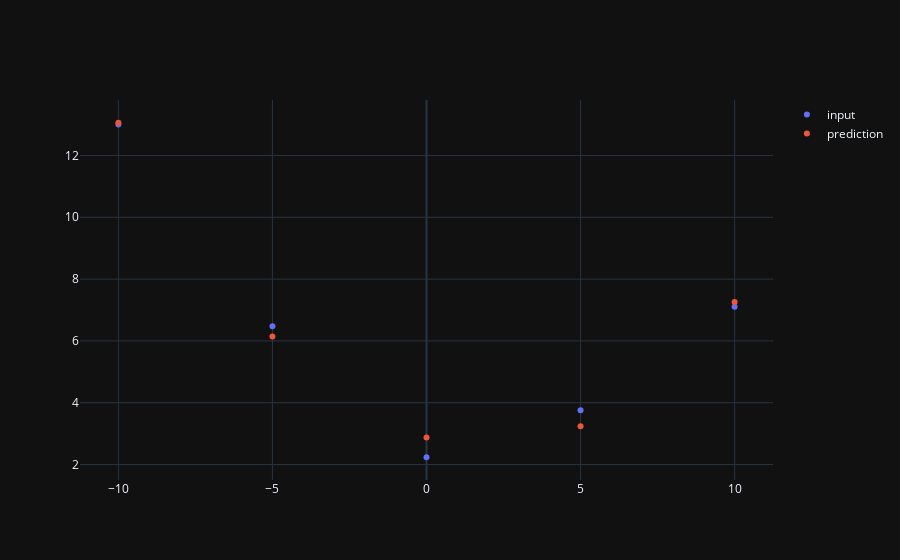

The notebook cell saved with this chart:
### Code cell
fig = go.Figure()
fig.add_traces([
    go.Scatter(x=samples["x"],y=samples["f"],mode="markers",name = "input"),
    go.Scatter(x=samples["x"],y=samples["f_pred"],mode="markers",name="prediction"),]
)

### Figure 1 — Plotly figure (JSON) as saved in the notebook; plotly's stock layout.template omitted (floating-point values rounded to 4 significant figures)
{"data": [{"mode": "markers", "name": "input", "type": "scatter", "x": [-10, -5, 0, 5, 10], "y": [13.0, 6.473, 2.236, 3.761, 7.103]}, {"mode": "markers", "name": "prediction", "type": "scatter", "x": [-10, -5, 0, 5, 10], "y": [13.06, 6.144, 2.871, 3.242, 7.257]}], "layout": {}}
